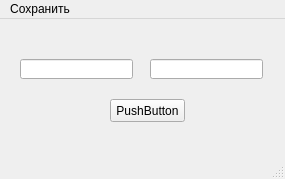
<?xml version="1.0" encoding="UTF-8"?>
<ui version="4.0">
 <class>MainWindow</class>
 <widget class="QMainWindow" name="MainWindow">
  <property name="geometry">
   <rect>
    <x>0</x>
    <y>0</y>
    <width>285</width>
    <height>179</height>
   </rect>
  </property>
  <property name="windowTitle">
   <string>MainWindow</string>
  </property>
  <widget class="QWidget" name="centralwidget">
   <widget class="QPushButton" name="pushButton">
    <property name="geometry">
     <rect>
      <x>110</x>
      <y>80</y>
      <width>75</width>
      <height>23</height>
     </rect>
    </property>
    <property name="text">
     <string>PushButton</string>
    </property>
   </widget>
   <widget class="QLineEdit" name="lineEdit">
    <property name="geometry">
     <rect>
      <x>20</x>
      <y>40</y>
      <width>113</width>
      <height>20</height>
     </rect>
    </property>
    <property name="text">
     <string/>
    </property>
   </widget>
   <widget class="QLineEdit" name="lineEdit_2">
    <property name="geometry">
     <rect>
      <x>150</x>
      <y>40</y>
      <width>113</width>
      <height>20</height>
     </rect>
    </property>
   </widget>
  </widget>
  <widget class="QMenuBar" name="menubar">
   <property name="geometry">
    <rect>
     <x>0</x>
     <y>0</y>
     <width>285</width>
     <height>21</height>
    </rect>
   </property>
   <widget class="QMenu" name="menu">
    <property name="title">
     <string>Сохранить</string>
    </property>
    <addaction name="action"/>
   </widget>
   <addaction name="menu"/>
  </widget>
  <widget class="QStatusBar" name="statusbar"/>
  <action name="action">
   <property name="text">
    <string>Сохранить лог...</string>
   </property>
  </action>
 </widget>
 <resources/>
 <connections/>
</ui>
